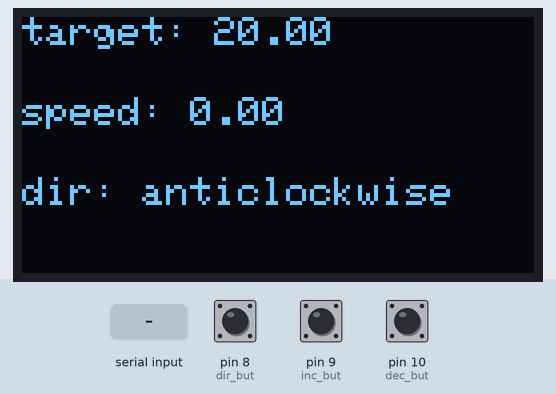
Simulated run of this sketch. Board: Arduino Uno, built with avr-gcc and run on an emulated ATmega328P. Parts: 128×64 one-colour display. The inputs (shaded band) are chosen by the test bench; at power-on: pin 8 (dir_but) HIGH, pin 9 (inc_but) LOW, pin 10 (dec_but) LOW. What the sketch prints to the serial monitor is not drawn.

Above: at 1.2 s.
1.3 s: pin 8 (dir_but) pulled LOW for 0.15 s
At 2.7 s:
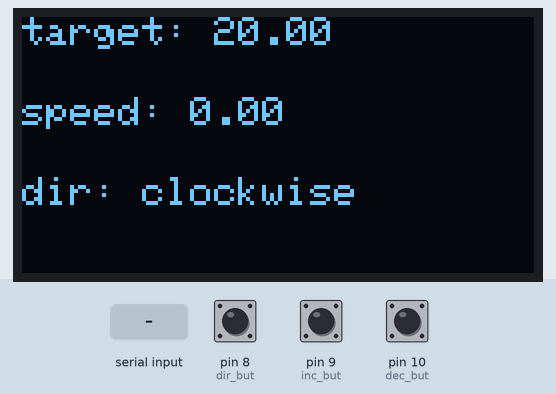
3.0 s: pin 9 (inc_but) pulled HIGH for 0.15 s
4.6 s: "1" received over Serial
At 5.6 s:
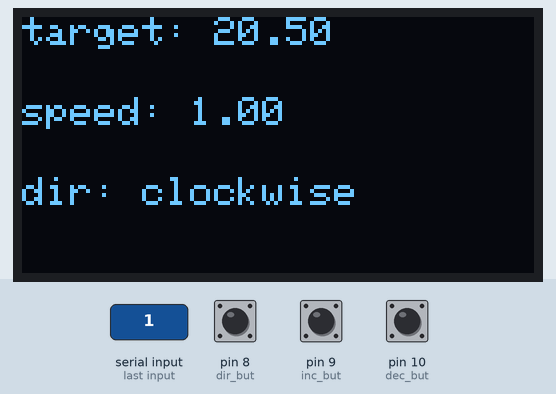
6.1 s: pin 10 (dec_but) pulled HIGH for 0.15 s
7.7 s: pin 8 (dir_but) pulled LOW for 1 s
At 9.9 s:
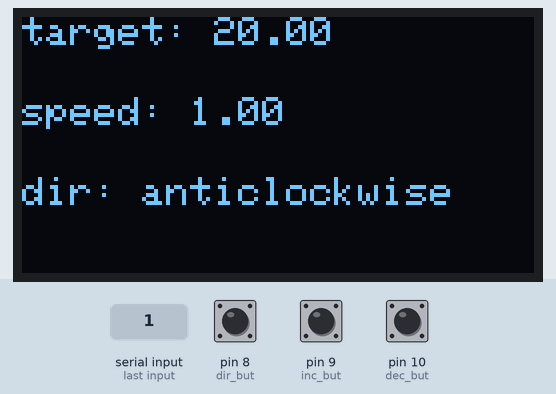
10.2 s: pin 9 (inc_but) pulled HIGH for 1 s
Timing chart, 0 to 13.2 s (numbered marks = the images above; inputs shaded):
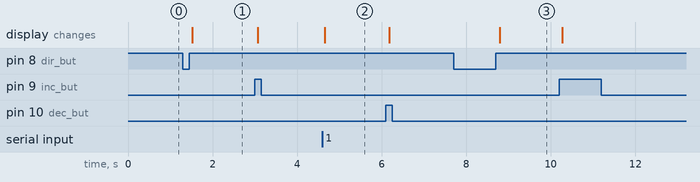

The sketch:

MotorMonitor.ino
```cpp
#include <Wire.h>
// OLED0.96所需的库
#include <Adafruit_GFX.h>
#include <Adafruit_SSD1306.h>
// 按键消抖
#include <Bounce2.h>
#define SCREEN_WIDTH 128 // 设置OLED宽度,单位:像素
#define SCREEN_HEIGHT 64 // 设置OLED高度,单位:像素

// 自定义重置引脚,虽然教程未使用,但却是Adafruit_SSD1306库文件所必需的
#define OLED_RESET 4
Adafruit_SSD1306 display(SCREEN_WIDTH, SCREEN_HEIGHT, &Wire, OLED_RESET);
Bounce2::Button inc_but = Bounce2::Button();
Bounce2::Button dec_but = Bounce2::Button();
Bounce2::Button dir_but = Bounce2::Button();
double target=20;
int is_clockwise=0;
double cur_rot_speed;
char receive_str[20]={};
void serialEvent()
{
  memset(receive_str, 0, sizeof receive_str);
  int i=0;
  while (Serial.available())
  {
    receive_str[i] = Serial.read();
    i++;
  }
}
void setup()
{
  // 初始化OLED并设置其IIC地址为 0x3C
  display.begin(SSD1306_SWITCHCAPVCC, 0x3C);
  // 配置按键消抖和引脚模式
  inc_but.attach(9,INPUT);
  dec_but.attach(10,INPUT);
  dir_but.attach(8,INPUT);

  inc_but.interval(10);
  dec_but.interval(10);
  dir_but.interval(10);

  inc_but.setPressedState(HIGH);
  dec_but.setPressedState(HIGH);
  dir_but.setPressedState(HIGH);
  // 初始化串口
  Serial.begin(115200);//串口初始化
}

void loop()
{
  inc_but.update();
  dec_but.update();
  dir_but.update();
  if(inc_but.pressed()){
    target+=0.5;
    Serial.print(target);
    Serial.print(is_clockwise);
  }
  if(dec_but.pressed()){
    target-=0.5;
    Serial.print(target);
    Serial.print(is_clockwise);
  }
  if(dir_but.pressed()){
    if(is_clockwise==0) is_clockwise=1;
    else is_clockwise=0;
    Serial.print(target);
    Serial.print(is_clockwise);
  }
  words_display();
  display.display();
}

void words_display()
{
  // 清除屏幕
  display.clearDisplay();

  // 设置字体颜色,白色可见
  display.setTextColor(WHITE);

  //设置字体大小
  display.setTextSize(1.5);

  //设置光标位置
  display.setCursor(0, 0);
  display.print("target: ");
  display.print(target);

  display.setCursor(0, 20);
  display.print("speed: ");
  display.print(strtod(receive_str,NULL));

  display.setCursor(0, 40);
  display.print("dir: ");
  display.print(is_clockwise?"clockwise":"anticlockwise");
}
```

Measured:
- after the input at 1.3 s, the display: changes after 0.21 s (image 1)
- after the input at 4.6 s, the display: changes after 0.05 s (image 2)
- after the input at 7.7 s, the display: changes after 1.1 s (image 3)
